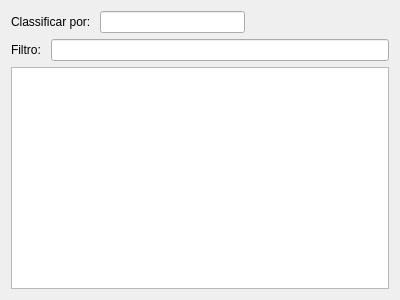
<?xml version="1.0" encoding="UTF-8"?>
<ui version="4.0">
 <class>Widget</class>
 <widget class="QWidget" name="Widget">
  <property name="geometry">
   <rect>
    <x>0</x>
    <y>0</y>
    <width>400</width>
    <height>300</height>
   </rect>
  </property>
  <property name="windowTitle">
   <string>Widget</string>
  </property>
  <layout class="QVBoxLayout" name="verticalLayout">
   <item>
    <layout class="QHBoxLayout" name="horizontalLayout">
     <item>
      <widget class="QLabel" name="label">
       <property name="text">
        <string>Classificar por: </string>
       </property>
      </widget>
     </item>
     <item>
      <widget class="QLineEdit" name="sortEdit"/>
     </item>
     <item>
      <spacer name="horizontalSpacer">
       <property name="orientation">
        <enum>Qt::Horizontal</enum>
       </property>
       <property name="sizeHint" stdset="0">
        <size>
         <width>40</width>
         <height>20</height>
        </size>
       </property>
      </spacer>
     </item>
    </layout>
   </item>
   <item>
    <layout class="QHBoxLayout" name="horizontalLayout_2">
     <item>
      <widget class="QLabel" name="label_2">
       <property name="text">
        <string>Filtro: </string>
       </property>
      </widget>
     </item>
     <item>
      <widget class="QLineEdit" name="filterEdit"/>
     </item>
    </layout>
   </item>
   <item>
    <widget class="QTableView" name="tableView"/>
   </item>
  </layout>
 </widget>
 <layoutdefault spacing="6" margin="11"/>
 <resources/>
 <connections/>
</ui>
